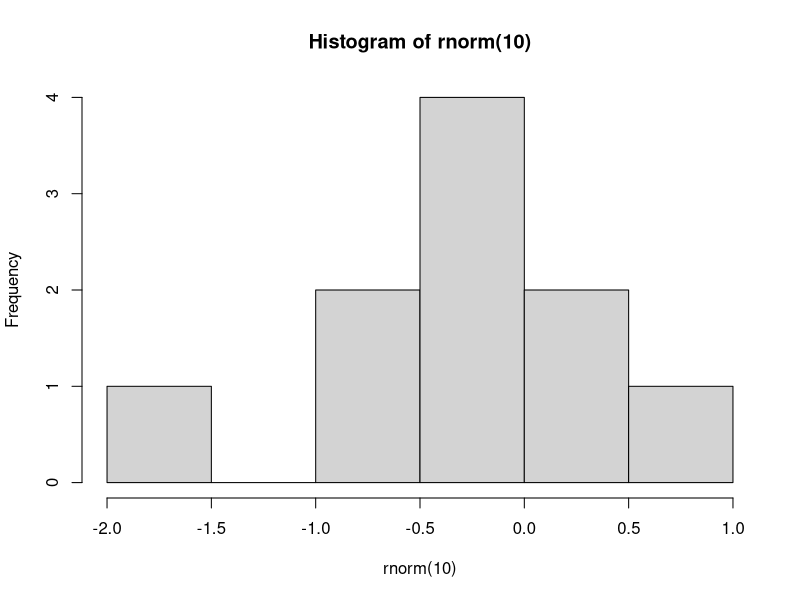

R code for this plot:
## ---- chunk 1
hist(rnorm(10))
